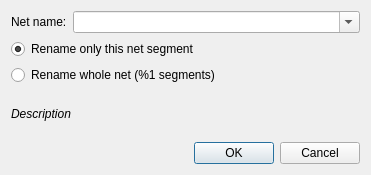
<?xml version="1.0" encoding="UTF-8"?>
<ui version="4.0">
 <class>librepcb::project::editor::RenameNetSegmentDialog</class>
 <widget class="QDialog" name="librepcb::project::editor::RenameNetSegmentDialog">
  <property name="geometry">
   <rect>
    <x>0</x>
    <y>0</y>
    <width>371</width>
    <height>175</height>
   </rect>
  </property>
  <property name="sizePolicy">
   <sizepolicy hsizetype="Preferred" vsizetype="Minimum">
    <horstretch>0</horstretch>
    <verstretch>0</verstretch>
   </sizepolicy>
  </property>
  <property name="windowTitle">
   <string>Rename net segment</string>
  </property>
  <layout class="QVBoxLayout" name="verticalLayout_2" stretch="0,0,0,1,0">
   <item>
    <layout class="QHBoxLayout" name="horizontalLayout" stretch="0,1">
     <item>
      <widget class="QLabel" name="label">
       <property name="text">
        <string>Net name:</string>
       </property>
      </widget>
     </item>
     <item>
      <widget class="QComboBox" name="cbxNetName">
       <property name="editable">
        <bool>true</bool>
       </property>
       <property name="maxVisibleItems">
        <number>20</number>
       </property>
       <property name="insertPolicy">
        <enum>QComboBox::NoInsert</enum>
       </property>
      </widget>
     </item>
    </layout>
   </item>
   <item>
    <widget class="QRadioButton" name="rbtnRenameNetSegmentOnly">
     <property name="text">
      <string>Rename only this net segment</string>
     </property>
     <property name="checked">
      <bool>true</bool>
     </property>
    </widget>
   </item>
   <item>
    <widget class="QRadioButton" name="rbtnRenameWholeNet">
     <property name="text">
      <string extracomment="Number of segments (&gt;=1)">Rename whole net (%1 segments)</string>
     </property>
    </widget>
   </item>
   <item>
    <widget class="QLabel" name="lblDescription">
     <property name="font">
      <font>
       <italic>true</italic>
      </font>
     </property>
     <property name="text">
      <string notr="true">Description</string>
     </property>
     <property name="textFormat">
      <enum>Qt::PlainText</enum>
     </property>
     <property name="wordWrap">
      <bool>true</bool>
     </property>
    </widget>
   </item>
   <item>
    <widget class="QDialogButtonBox" name="buttonBox">
     <property name="orientation">
      <enum>Qt::Horizontal</enum>
     </property>
     <property name="standardButtons">
      <set>QDialogButtonBox::Cancel|QDialogButtonBox::Ok</set>
     </property>
    </widget>
   </item>
  </layout>
 </widget>
 <resources/>
 <connections>
  <connection>
   <sender>buttonBox</sender>
   <signal>accepted()</signal>
   <receiver>librepcb::project::editor::RenameNetSegmentDialog</receiver>
   <slot>accept()</slot>
   <hints>
    <hint type="sourcelabel">
     <x>248</x>
     <y>254</y>
    </hint>
    <hint type="destinationlabel">
     <x>157</x>
     <y>274</y>
    </hint>
   </hints>
  </connection>
  <connection>
   <sender>buttonBox</sender>
   <signal>rejected()</signal>
   <receiver>librepcb::project::editor::RenameNetSegmentDialog</receiver>
   <slot>reject()</slot>
   <hints>
    <hint type="sourcelabel">
     <x>316</x>
     <y>260</y>
    </hint>
    <hint type="destinationlabel">
     <x>286</x>
     <y>274</y>
    </hint>
   </hints>
  </connection>
 </connections>
</ui>
